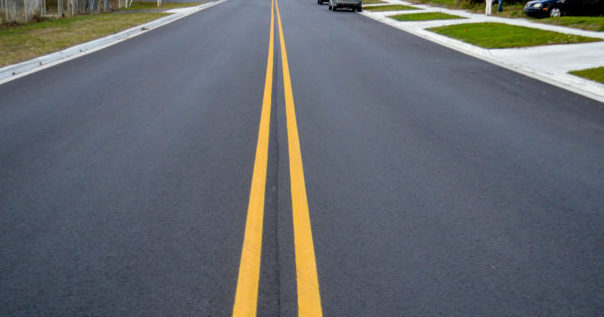
#> input picture others/image_process_basic/misc/road.jpeg, 604 x 317 px
$ python runLineDet.py
#> lines starting #> are read from the running program, lines starting #| are printed output that depends on the picture; after the words box and inside, x2 and y2 are one past the last pixel; in counts of white or black regions, pixels touching at a corner belong together
#> further down, im is the input picture: shape (317, 604, 3); mean B, G, R 109.1, 104.5, 100.6
import numpy as np
import cv2


def line_det(im):
    # TODO Write "line detection" function based on the illustration in specification.
    # Return detected result image
    gray = cv2.cvtColor(im, cv2.COLOR_BGR2GRAY)
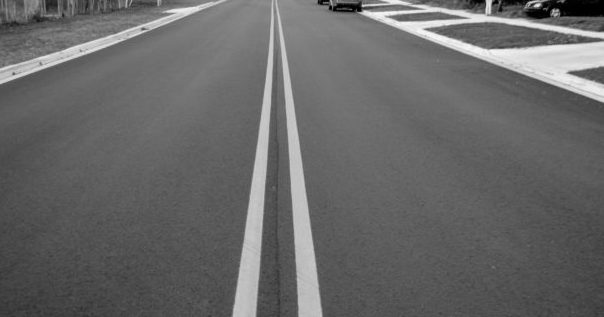
#> gray: shape (317, 604); min 0, max 251, mean 103.9
    dst = cv2.GaussianBlur(gray, (5, 5), cv2.BORDER_DEFAULT)
    edges = cv2.Canny(dst, 50, 150)
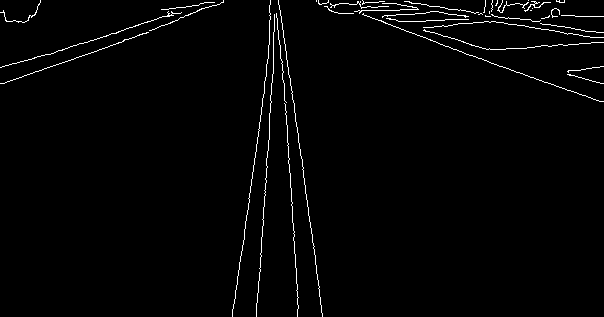
#> edges: shape (317, 604); 1.8% white in thin lines or dots
    lines = cv2.HoughLinesP(edges, 1, np.pi / 180, threshold=85, minLineLength=5, maxLineGap=10)
#> lines = [[234, 303, 264, 90], [278, 0, 322, 313], [256, 316, 273, 62], [364, 15, 600, 101], [280, 45, 298, 306], [540, 23, 599, 32], [111, 33, 173, 13], [0, 83, 134, 37], [430, 11, 466, 16], [15, 63, 123, 30], [548, 16, 574, 15]]

    result = im
    # Iterate over points
    for points in lines:
        # Extracted points nested in the list
        x1, y1, x2, y2 = points[0]
        # Draw the lines joing the points on the original image
        cv2.line(result, (x1, y1), (x2, y2), (0, 255, 0), 2)
#> this loop made 11 passes
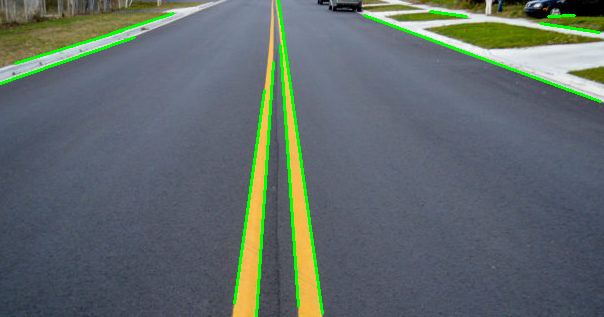
#> result: shape (317, 604, 3); 2.65% of pixels changed, all inside (x1, y1, x2, y2) = (0, 0, 602, 317)
    return result


if __name__ == '__main__':
    im = cv2.imread('./misc/road.jpeg')

    result = line_det(im)
    cv2.imwrite('./results/line_det.png', result)
